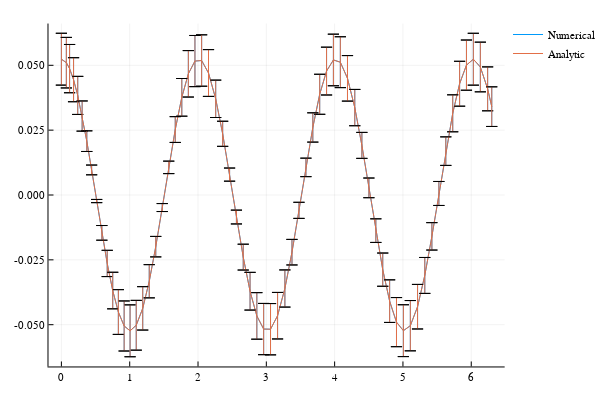

Notebook source saved alongside this figure:
### Markdown cell above
## Composability

See https://tutorials.juliadiffeq.org/html/type_handling/02-uncertainties.html

### Code cell
using DifferentialEquations, Measurements, Plots

g = 9.79 ± 0.02; # Gravitational constants
L = 1.00 ± 0.01; # Length of the pendulum

#Initial Conditions
u₀ = [0 ± 0, π / 60 ± 0.01] # Initial speed and initial angle
tspan = (0.0, 6.3)

#Define the problem
function simplependulum(du,u,p,t)
    θ  = u[1]
    dθ = u[2]
    du[1] = dθ
    du[2] = -(g/L)*θ
end

#Pass to solvers
prob = ODEProblem(simplependulum, u₀, tspan)
sol = DifferentialEquations.solve(prob, Tsit5(), reltol = 1e-6)

# Analytic solution
u = u₀[2] .* cos.(sqrt(g / L) .* sol.t)

plot(sol.t, getindex.(sol.u, 2), label = "Numerical")
plot!(sol.t, u, label = "Analytic")
